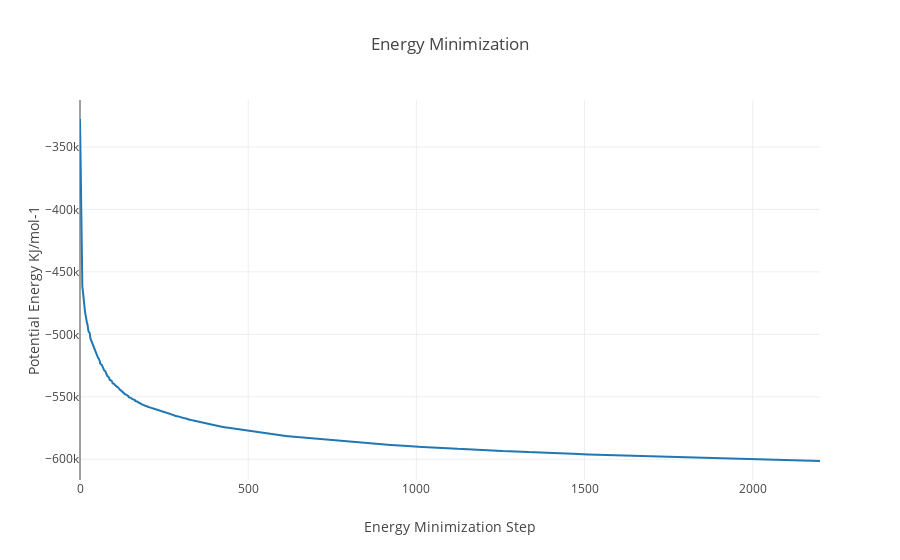

Here is the notebook cell this chart was saved with:
### Code cell
import plotly
import plotly.graph_objs as go

#Read data from file and filter energy values higher than 1000 Kj/mol^-1
with open(output_min_ene_xvg,'r') as energy_file:
    x,y = map(
        list,
        zip(*[
            (float(line.split()[0]),float(line.split()[1]))
            for line in energy_file 
            if not line.startswith(("#","@")) 
            if float(line.split()[1]) < 1000 
        ])
    )

plotly.offline.init_notebook_mode(connected=True)

plotly.offline.iplot({
    "data": [go.Scatter(x=x, y=y)],
    "layout": go.Layout(title="Energy Minimization",
                        xaxis=dict(title = "Energy Minimization Step"),
                        yaxis=dict(title = "Potential Energy KJ/mol-1")
                       )
})

### Figure 1 — Plotly figure (JSON) as saved in the notebook; plotly's stock layout.template omitted (floating-point values rounded to 4 significant figures; data arrays with more than 128 entries replaced by an {"elided": "..."} marker saying what was removed)
{"data": [{"type": "scatter", "uid": "ebf29f53-7894-4099-a70a-1f2494c559dc", "x": {"elided": "1742 int values"}, "y": {"elided": "1742 float values"}}], "layout": {"title": {"text": "Energy Minimization"}, "xaxis": {"title": {"text": "Energy Minimization Step"}}, "yaxis": {"title": {"text": "Potential Energy KJ/mol-1"}}}}
